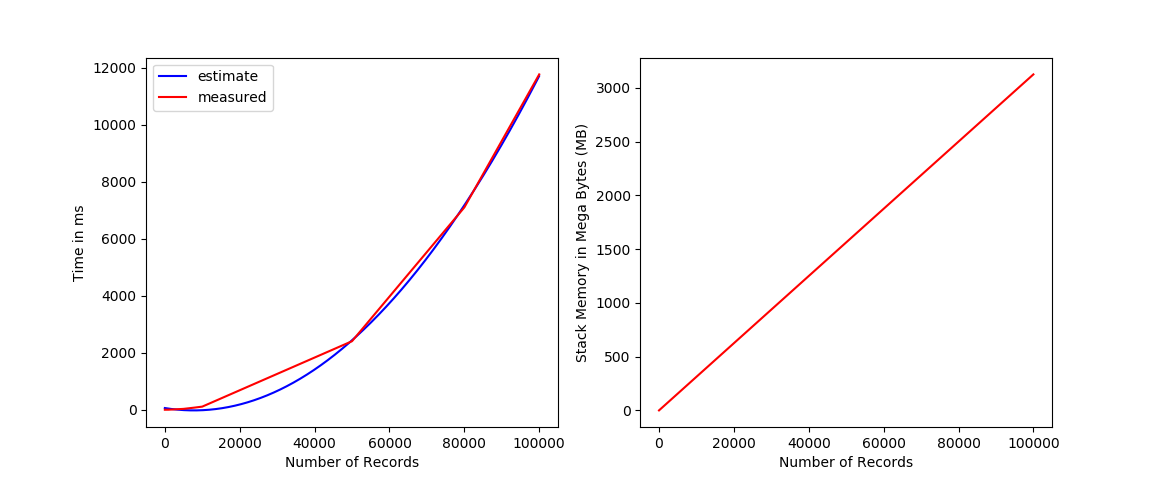

Reproduce this figure in Python.
import matplotlib.pyplot as plt 
import pandas as pd 
import numpy as np

t_df = pd.read_csv('times.csv', header = None)
t_size = t_df.iloc[:,:-1].values.flatten()
t_times = t_df.iloc[:,-1:].values.flatten()

m_df = pd.read_csv('memory.csv', header = None)
m_size = m_df.iloc[:,:-1].values.flatten()
m_times = m_df.iloc[:,-1:].values.flatten() / 1024

bestfit = np.polyfit(t_size,t_times,2)

a = []
b = []

for x in range(10,100000,50):
    y = bestfit[0] * x**2 + bestfit[1]*x + bestfit[2]
    a.append(x)
    b.append(y)
   
plt.figure()
plt.subplot(121)

plt.plot(a,b, color='blue', label='estimate')
plt.plot(t_size, t_times, color='red', label='measured')
plt.xlabel('Number of Records')
plt.ylabel('Time in ms')
leg = plt.legend()

plt.subplot(122)
plt.plot(m_size, m_times, color='red')
plt.xlabel('Number of Records')
plt.ylabel('Stack Memory in Mega Bytes (MB)')

plt.show()
